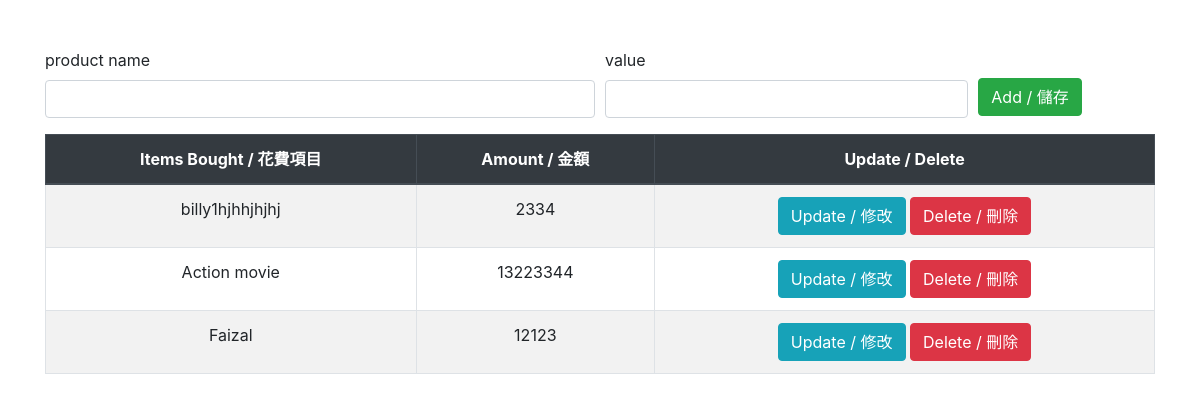
The app's page /, older data.
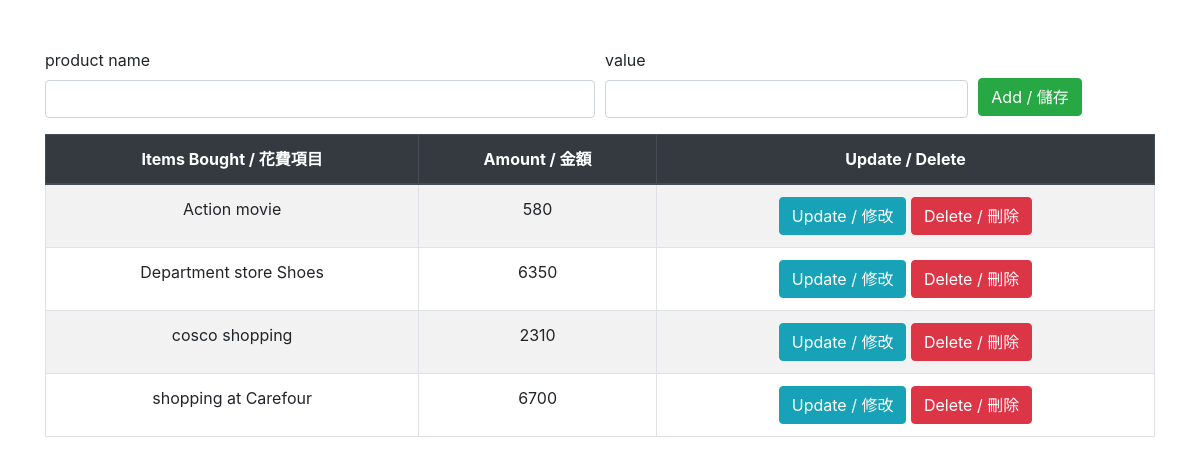
The same page, newer data.
### expenses/models.py (models this page shows)
class Expenses(models.Model):
    name = models.CharField(max_length=255)
    price = models.IntegerField()

### expenses/views.py (the view)
# urls.py: path('', views.index, name="Index"),
def index(request):
    expenses = Expenses.objects.all()
    form = ExpenseModelForm()
    if request.method == "POST":
        form = ExpenseModelForm(data=request.POST)
        if form.is_valid:
            form.save()
        return redirect("/")
    context = {
        'expenses': expenses,
        'form': form
    }
    return render(request, 'index.html', context)

### expenses/forms.py
class ExpenseModelForm(forms.ModelForm):
    class Meta:
        model = Expenses
        fields = '__all__'
        widgets = {
            'name': forms.TextInput(attrs={'class': 'form-control'}),
            'price': forms.NumberInput(attrs={'class': 'form-control'})
        }
        labels = {
            'name': 'product name',
            'price': 'value'
        }

### expenses/templates/index.html (shortened to what this page needs)
{% extends 'base.html' %}
{% block content %}
<form action="" method="POST">
    <div class="form-row">
        <div class="form-group col-md-6">
            <label>{{ form.name.label }}</label>
            {{ form.name }}
        </div>
        <div class="form-group col-md-4">
            <label>{{ form.price.label }}</label>
            {{ form.price }}
        </div>
        <div class="form-group col-md-2">
            <input type="submit" class="btn btn-success" style="margin-top:30px;" value="Add / 儲存">
        </div>
    </div>
</form>
<table class="table table-bordered table-striped text-center">
    <thead class="thead-dark">
        <tr>
            <th>Items Bought / 花費項目</th>
            <th>Amount / 金額</th>
            <th>Update / Delete</th>
        </tr>
    </thead>
    <tbody>
        {% for i in expenses %}
        <tr>
            <td>{{ i.name }}</td>
            <td>{{ i.price }}</td>
            <td>
                <a href="{% url 'Update' i.id %}" class="btn btn-info">Update / 修改</a>
                <a href="{% url 'Delete' i.id %}" class="btn btn-danger">Delete / 刪除</a>
            </td>
        </tr>
        {% endfor %}
    </tbody>
</table>
{% endblock %}

### templates/base.html (shortened to what this page needs)
<!doctype html>
<html lang="en">
<head>
    <link rel="stylesheet" href="https://stackpath.bootstrapcdn.com/bootstrap/4.4.1/css/bootstrap.min.css"
>
</head>
<body>
<br>
<br>
    <div class="container">
        {% block content %}
        {% endblock  %}
    </div>
</body>
</html>

Row changes from the older to the newer data that the page shows:
removed Expenses: name "billy1hjhhjhjhj", price "2334"
changed Expenses "Action movie": price "13223344" → "580"
changed Expenses: name "Faizal" → "Department store Shoes"; price "12123" → "6350"
added Expenses: name "cosco shopping", price "2310"
added Expenses: name "shopping at Carefour", price "6700"
